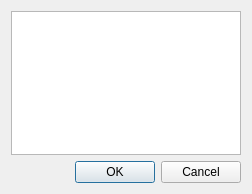
<?xml version="1.0" encoding="UTF-8"?>
<ui version="4.0">
 <class>QgsComposerLegendLayersDialogBase</class>
 <widget class="QDialog" name="QgsComposerLegendLayersDialogBase">
  <property name="geometry">
   <rect>
    <x>0</x>
    <y>0</y>
    <width>252</width>
    <height>194</height>
   </rect>
  </property>
  <property name="windowTitle">
   <string>Add layer to legend</string>
  </property>
  <layout class="QGridLayout" name="gridLayout">
   <item row="0" column="0">
    <widget class="QListWidget" name="listMapLayers"/>
   </item>
   <item row="1" column="0">
    <widget class="QDialogButtonBox" name="buttonBox">
     <property name="orientation">
      <enum>Qt::Horizontal</enum>
     </property>
     <property name="standardButtons">
      <set>QDialogButtonBox::Cancel|QDialogButtonBox::Ok</set>
     </property>
    </widget>
   </item>
  </layout>
 </widget>
 <resources/>
 <connections>
  <connection>
   <sender>buttonBox</sender>
   <signal>accepted()</signal>
   <receiver>QgsComposerLegendLayersDialogBase</receiver>
   <slot>accept()</slot>
   <hints>
    <hint type="sourcelabel">
     <x>248</x>
     <y>254</y>
    </hint>
    <hint type="destinationlabel">
     <x>157</x>
     <y>274</y>
    </hint>
   </hints>
  </connection>
  <connection>
   <sender>buttonBox</sender>
   <signal>rejected()</signal>
   <receiver>QgsComposerLegendLayersDialogBase</receiver>
   <slot>reject()</slot>
   <hints>
    <hint type="sourcelabel">
     <x>316</x>
     <y>260</y>
    </hint>
    <hint type="destinationlabel">
     <x>286</x>
     <y>274</y>
    </hint>
   </hints>
  </connection>
 </connections>
</ui>
